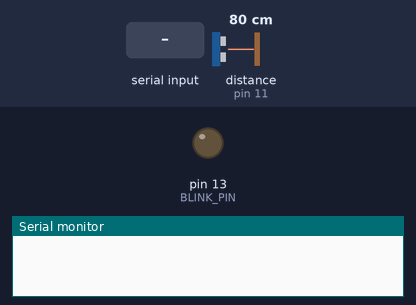
A sketch run on a simulated Arduino Uno, built with avr-gcc and run on an emulated ATmega328P. Shown: output pins drawn as LEDs (lit = HIGH), the last lines printed to the serial monitor. The test bench sets the inputs (shaded band); at power-on: distance to the obstacle (sensor on pin 11) 80 cm.

Above: at 1.2 s.
1.3 s: "r" received over Serial
At 2.1 s:
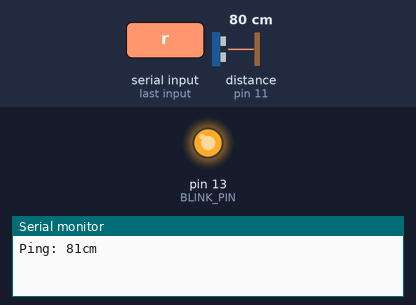
Timing chart, 0 to 4.3 s (numbered marks = the images above; inputs shaded):
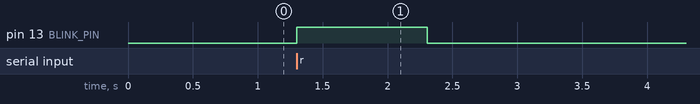

Measured:
- after the input at 1.3 s, pin 13 (BLINK_PIN): LOW → HIGH at once, → LOW 1.0 s later

The sketch:

sensortest_onePing.ino
```cpp
//A SIMPLE TEST TO VERIFY THAT IT IS POSSIBLE TO SEND COMMANDS OVER A SERIAL CONNECTION TO CONTROL
//AN ULTRASONIC DISTANCE SENSOR
#include <NewPing.h>

#define TPIN   12 //pin we use to send our ping command
#define EPIN   11 //pin we use to get data back from the sensor
#define BLINK_PIN 13 //this guy will blink

NewPing sonar(TPIN, EPIN, 400); // 400 cms will be our max distance

char blueToothVal;

void setup() {
  Serial.begin(9600);
  pinMode(13, OUTPUT);
}

void loop() {
  if(Serial.available()){
    blueToothVal=Serial.read();
  }

  if(blueToothVal == 'r'){
    digitalWrite(13, HIGH);
    Serial.print("Ping: ");
    Serial.print(sonar.ping_cm());
    Serial.println("cm");
    delay(1000);
    digitalWrite(13, LOW);
    blueToothVal = 'x';
  }
}
```
